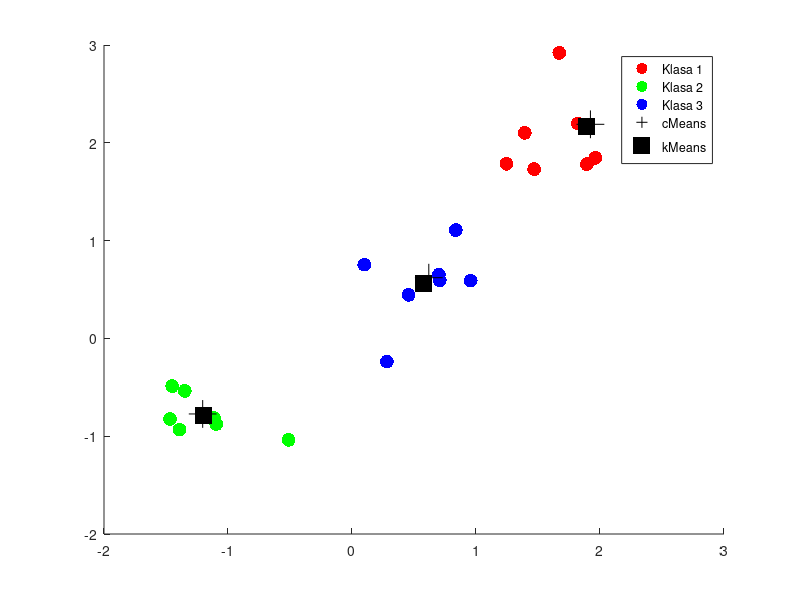

Source code (MATLAB):
close all
x=[2+0.5*randn(10,2); 
   -1+0.3*randn(7,2); 
   0.5+0.4*randn(7,2)]

[C_fcm,U,obj_fcn]=fcm(x,3);
[IDX,C_kmeans]=kmeans(x,3);

hold on
plot(x(1:10,1), x(1:10,2), ...
    '.r', 'MarkerSize', 30)
plot(x(11:17,1), x(11:17,2), ...
    '.g', 'MarkerSize', 30)
plot(x(18:end,1), x(18:end,2), ...
    '.b', 'MarkerSize', 30)
plot(C_fcm(:,1), C_fcm(:,2), ...
    '+k', 'MarkerSize', 20)
scatter(C_kmeans(:,1), C_kmeans(:,2), ...
    150, 'k', 'square', 'filled')
legend('Klasa 1', 'Klasa 2', ...
    'Klasa 3', 'cMeans', 'kMeans')
hold off